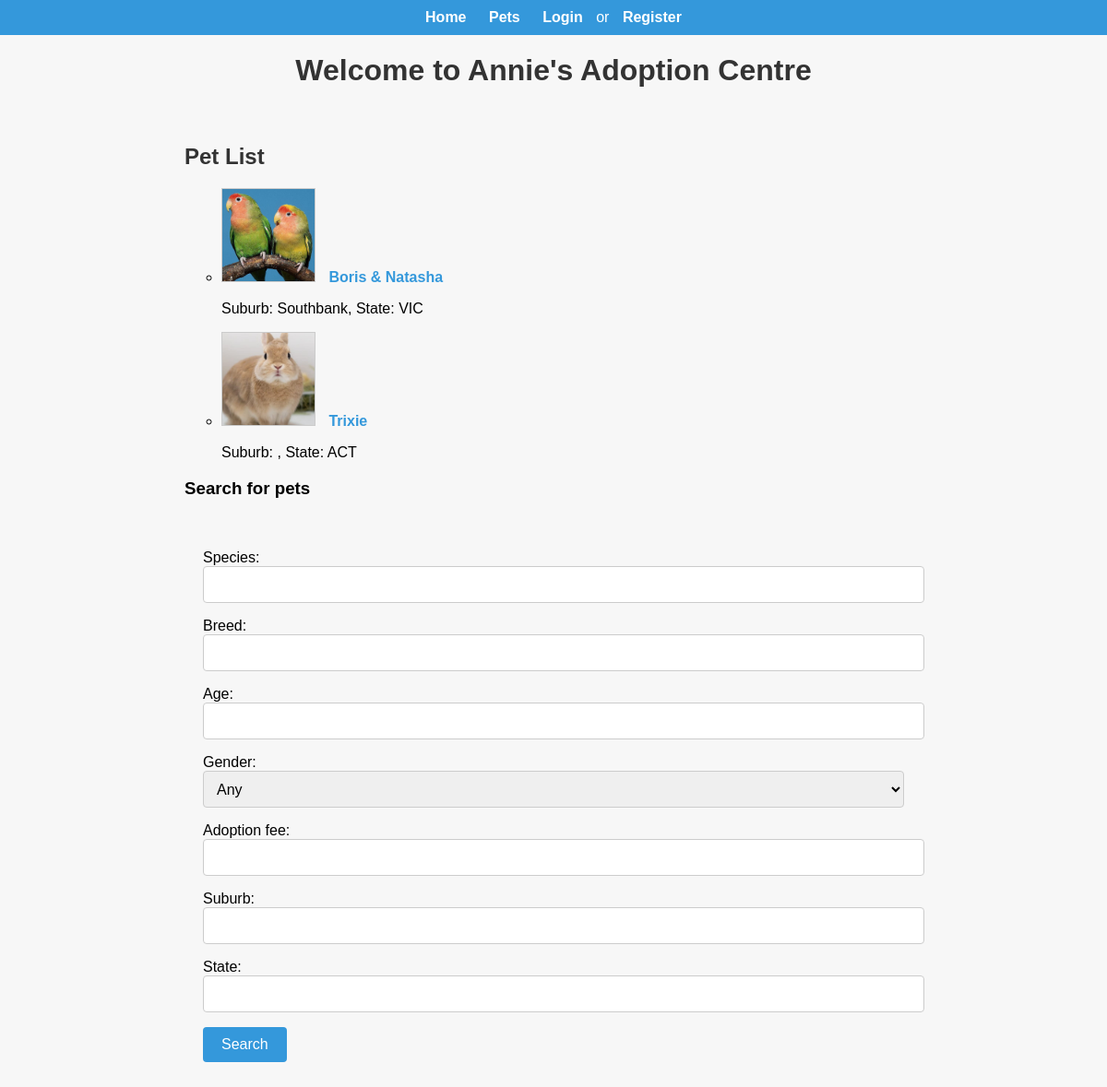
The page /petslist on the database as committed earlier.
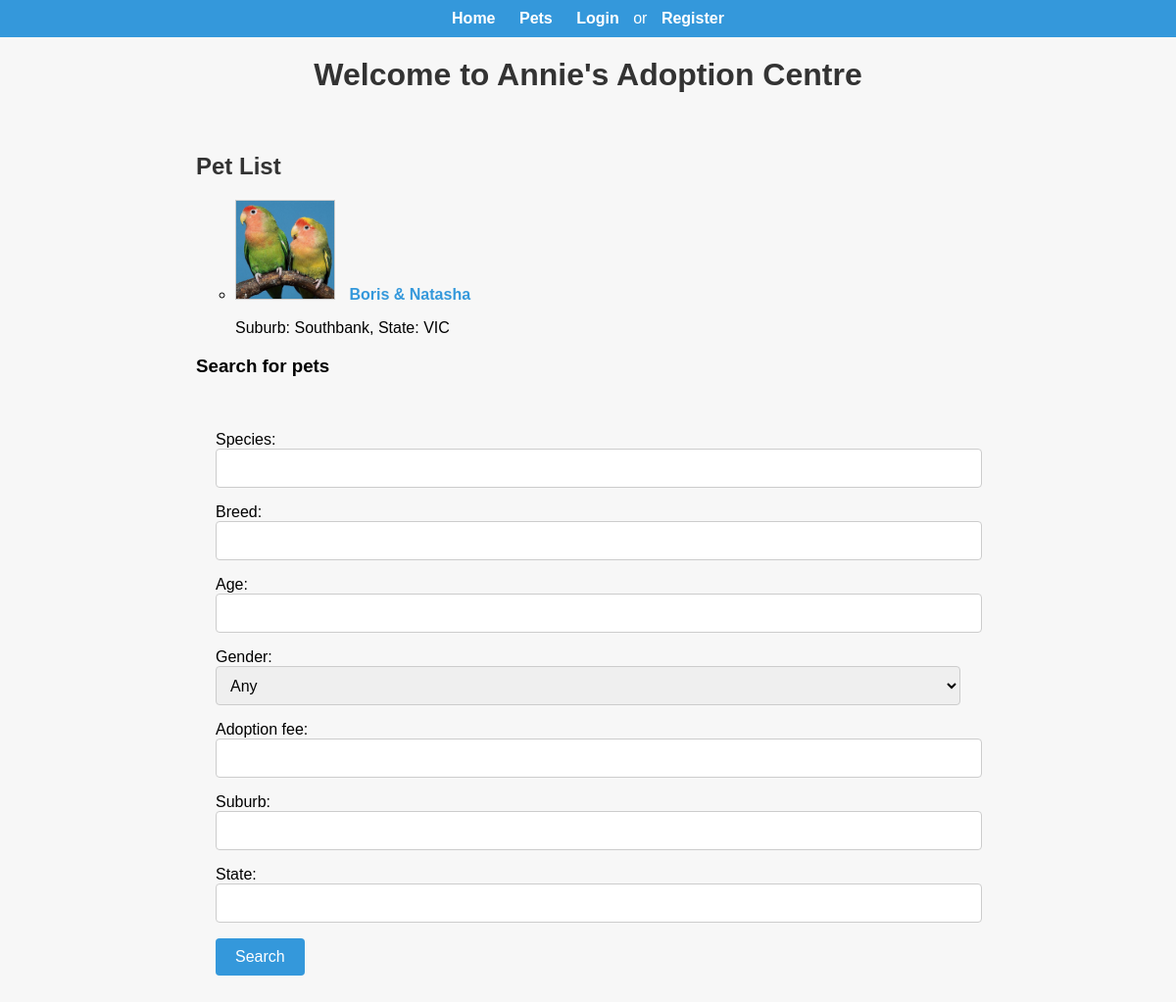
The same page on the database as committed later.
### pets/models.py (models this page shows, shortened)
class Pet(models.Model):
    GENDER_CHOICES = [
        ('Male', 'Male'),
        ('Female', 'Female'),
        ('Unknown', 'Unknown'),
    ]
    name = models.CharField(max_length=100)
    species = models.CharField(max_length=50)
    breed = models.CharField(max_length=100)
    age = models.PositiveIntegerField()
    gender = models.CharField(max_length=10, choices=GENDER_CHOICES, default='Unknown')
    description = models.TextField(blank=True)
    image = models.ImageField(upload_to='pet_images/', blank=True)
    adoption_status = models.CharField(
        max_length=20,
        choices=[('Available', 'Available'), ('Pending', 'Pending'), ('Adopted', 'Adopted')],
        default='Available'
    )
    adoption_fee = models.DecimalField(max_digits=10, decimal_places=2)
    suburb = models.CharField(max_length=100, blank=True)
    state = models.CharField(max_length=50, blank=True)
    date_added = models.DateTimeField(auto_now_add=True)
    adopter = models.ForeignKey(User, on_delete=models.SET_NULL, null=True, blank=True)
    date_added = models.DateTimeField(auto_now_add=True)
    last_updated = models.DateTimeField(auto_now=True)

### pets/views.py (the view)
# urls.py: path('petslist', views.public_pets_view, name="public_pets_view"),
def public_pets_view(request):
    pets = Pet.objects.filter(adoption_status='Available')
    form = PetSearchForm(request.GET)
    if request.method == 'GET':
        if form.is_valid():
            species = form.cleaned_data.get('species')
            breed = form.cleaned_data.get('breed')
            age = form.cleaned_data.get('age')
            gender = form.cleaned_data.get('gender')
            adoption_fee = form.cleaned_data.get('adoption_fee')
            suburb = form.cleaned_data.get('suburb')
            state = form.cleaned_data.get('state')
            if species:
                pets = pets.filter(species__icontains=species)
            if breed:
                pets = pets.filter(breed__icontains=breed)
            if age:
                pets = pets.filter(age=age)
            if gender:
                pets = pets.filter(gender=gender)
            if adoption_fee:
                pets = pets.filter(adoption_fee=adoption_fee)
            if suburb:
                pets = pets.filter(suburb__icontains=suburb)
            if state:
                pets = pets.filter(state__icontains=state)
    grouped_pets = pets.values('species', 'breed').annotate(total=Count('id'))
    return render(request, 'pets/public_pet_list.html', {'pets': pets, 'grouped_pets': grouped_pets, 'form': form})

### pets/forms.py
class PetSearchForm(forms.Form):
    species = forms.CharField(max_length=50, required=False, widget=forms.TextInput(attrs={'class': 'form-control'}))
    breed = forms.CharField(max_length=100, required=False, widget=forms.TextInput(attrs={'class': 'form-control'}))
    age = forms.IntegerField(required=False, widget=forms.NumberInput(attrs={'class': 'form-control'}))
    gender = forms.ChoiceField(choices=[('', 'Any')] + Pet.GENDER_CHOICES, required=False, widget=forms.Select(attrs={'class': 'form-control'}))
    adoption_fee = forms.DecimalField(required=False, widget=forms.NumberInput(attrs={'class': 'form-control'}))
    suburb = forms.CharField(max_length=100, required=False, widget=forms.TextInput(attrs={'class': 'form-control'}))
    state = forms.CharField(max_length=50, required=False, widget=forms.TextInput(attrs={'class': 'form-control'}))

### templates/pets/public_pet_list.html (shortened to what this page needs)
{% extends "base.html" %}
{% load static%}
{% block links %}
    <link rel="stylesheet" type="text/css" href="{% static 'css/pets/public_pet_list.css' %}">
{% endblock %}
{% block content %}
    <div class="container">
        <h2 class="pet-list-title">
            {% if grouped_pets %}
                Pet List
            {% else %}
                Pet List
            {% endif %}
        </h2>
        <ul class="pet-list">
            {% if grouped_pets %}
                {% for group in grouped_pets %}
                    <li>
                        <ul>
                            {% for pet in pets %}
                                {% if pet.species == group.species and pet.breed == group.breed %}
                                    {% if pet.adoption_fee == form.cleaned_data.adoption_fee|default:pet.adoption_fee %}
                                        {% if pet.suburb == form.cleaned_data.suburb|default:pet.suburb %}
                                            {% if pet.state == form.cleaned_data.state|default:pet.state %}
                                                <li>
                                                    <img src="{{ pet.image.url }}" alt="{{ pet.name }}" class="pet-image" />
                                                    <a href="{% url 'public_pet_detail' pet.id %}" class="pet-link">{{ pet.name }}</a>
                                                    <p> Suburb: {{ pet.suburb }}, State: {{ pet.state }} </p>
                                                </li>
                                            {% endif %}
                                        {% endif %}
                                    {% endif %}
                                {% endif %}
                            {% endfor %}
                        </ul>
                    </li>
                {% empty %}
                    <li>No pets found.</li>
                {% endfor %}
            {% endif %}
        </ul>
        <h3> Search for pets </h1>
        <div class="container">
            <form method="GET">
                {{ form.as_p }}
                <button type="submit" class="btn btn-primary">Search</button>
            </form>
            </div>
    </div>
{% endblock %}

Rows that differ between the two databases and show on the page:
removed Pet: image (picture), name "Trixie", state "ACT"
